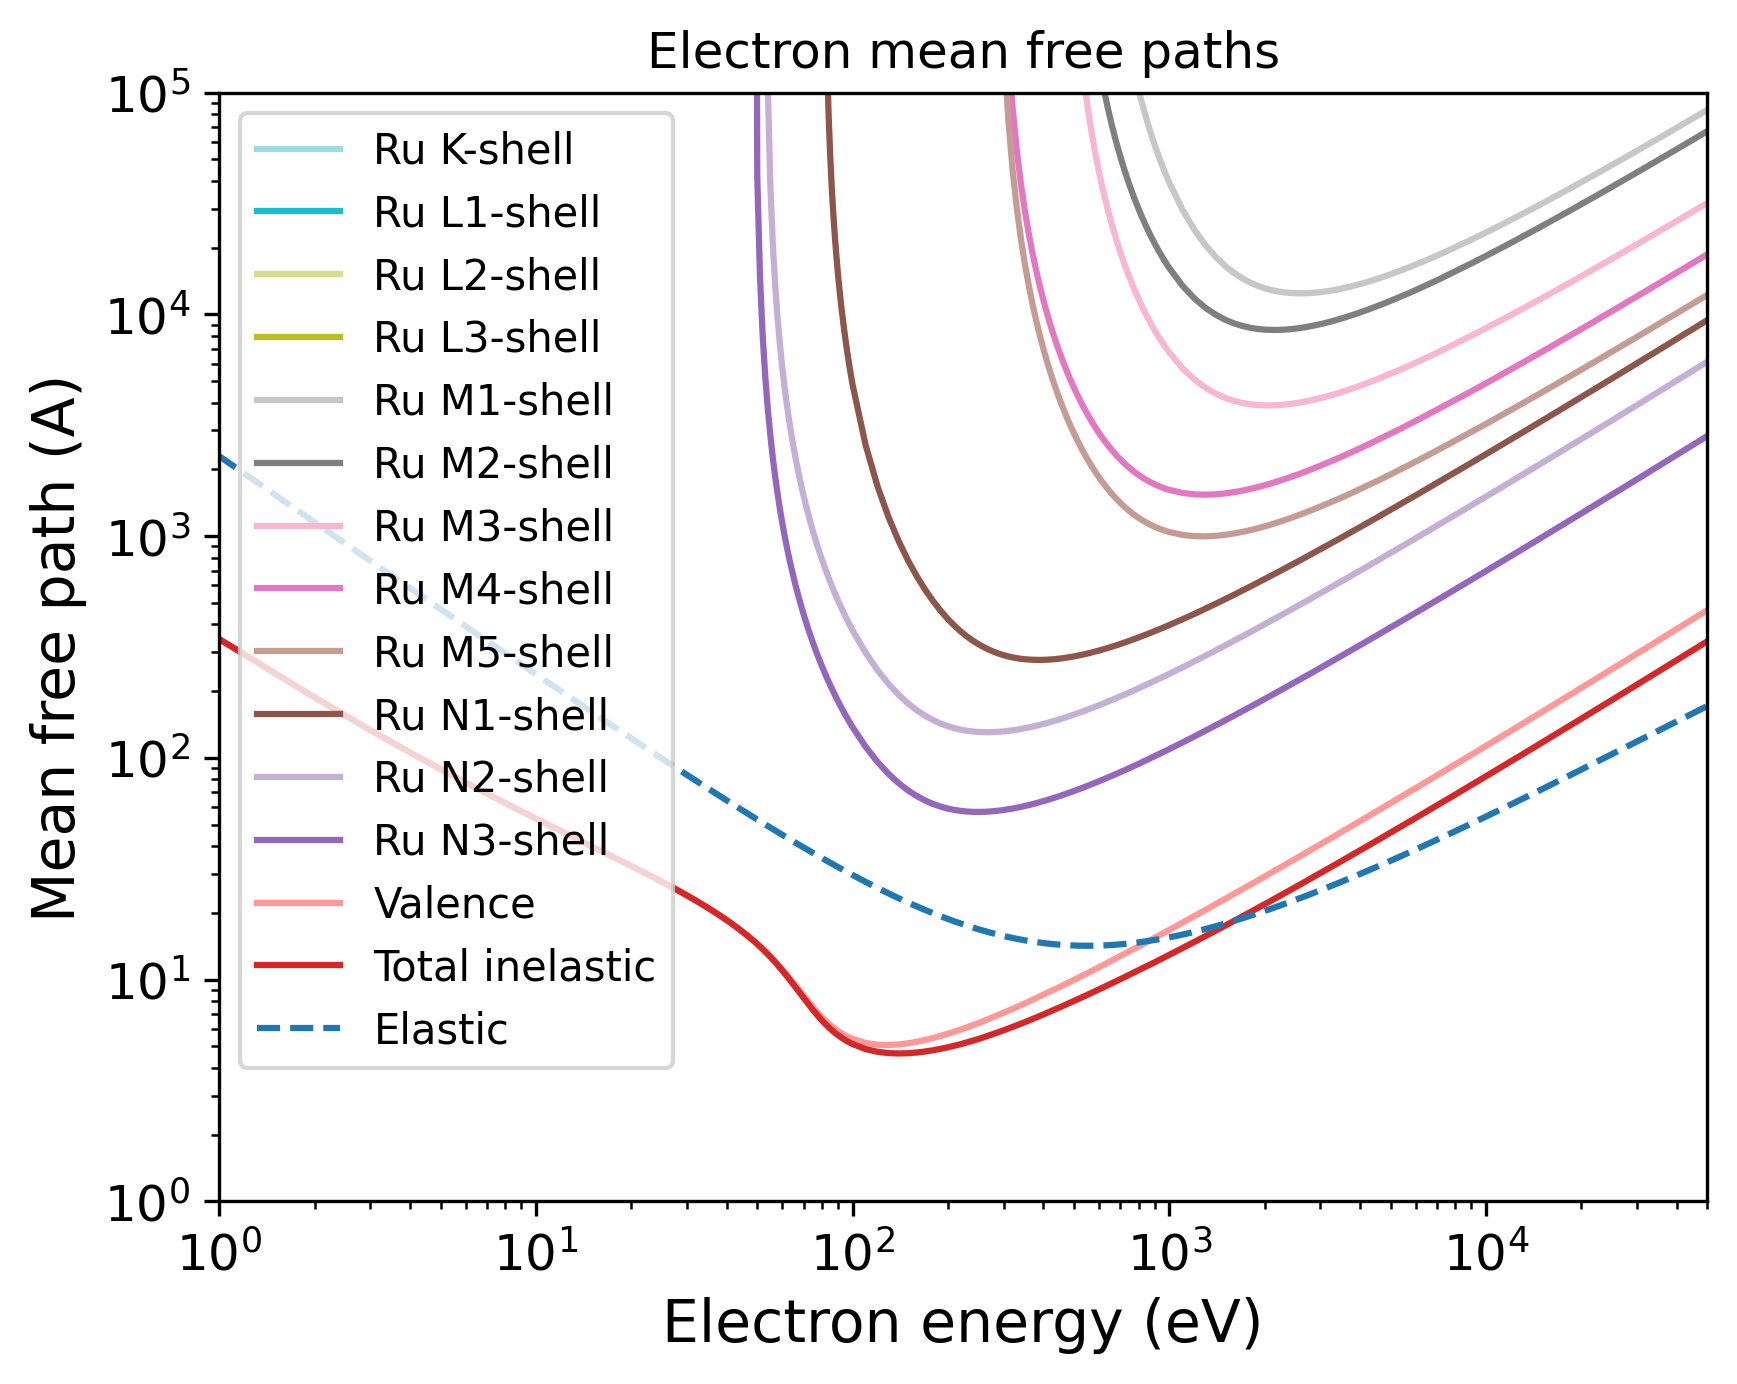

Generate this figure with Python:
import pandas as pd
import numpy as np
import matplotlib.pyplot as plt
import matplotlib.cm as cm
# Set the format:
plt.xlabel("Electron energy (eV)", fontsize=14)
plt.ylabel("Mean free path (A)", fontsize=14)
plt.xticks(fontsize=12)
plt.yticks(fontsize=12)
plt.grid(False)
# Set the axes:
# Read the output file:
df = pd.read_csv(r"OUTPUT_Ru_Electron_IMFP.dat", sep=r'\s+', header=None, comment="#", skipinitialspace=True)
plt.xscale("log")
plt.yscale("log")
# Prepare the plot:
columns_to_plot = [ 1, 2, 3, 4, 5, 6, 7, 8, 9, 10, 11, 12, 13, 14]
labels = [ "Ru K-shell", "Ru L1-shell", "Ru L2-shell", "Ru L3-shell", "Ru M1-shell", "Ru M2-shell", "Ru M3-shell", "Ru M4-shell", "Ru M5-shell", "Ru N1-shell", "Ru N2-shell", "Ru N3-shell", "Valence", "Total inelastic"]
# Create N distinct colors from a colormap
N = len(columns_to_plot)
colors = plt.cm.tab20(np.linspace(1, 0, 20))
# Set line styles:
linestyles = [ "-", "-", "-", "-", "-", "-", "-", "-", "-", "-", "-", "-", "-", "-"]
for i, col in enumerate(columns_to_plot):
    color = colors[i % len(colors)]
    ls    = linestyles[i % len(linestyles)]
    label = labels[i % len(labels)]
    plt.plot(df.iloc[:, 0], df.iloc[:, col],
    color=color,
    label=label,
    linestyle=ls)
# Add a curve from the second file
df2 = pd.read_csv(r"OUTPUT_Ru_Electron_EMFP.dat", sep=r'\s+', header=None, comment="#", skipinitialspace=True)
columns_to_plot2 = [ 2]
labels2 = [ "Elastic"]
# Create second part of the plot:
for col, label in zip(columns_to_plot2, labels2):
    plt.plot(df2.iloc[:, 0], df2.iloc[:, col], label=label, linestyle="--")
plt.xlim(1.00000000,50000.00000000)
plt.ylim(1.00000000,100000.00000000)
plt.title("Electron mean free paths")
plt.legend(loc="best", fontsize=10)
# Save the plot in this format:
plt.savefig("OUTPUT_MFP_electron.png", dpi=300, bbox_inches="tight")
